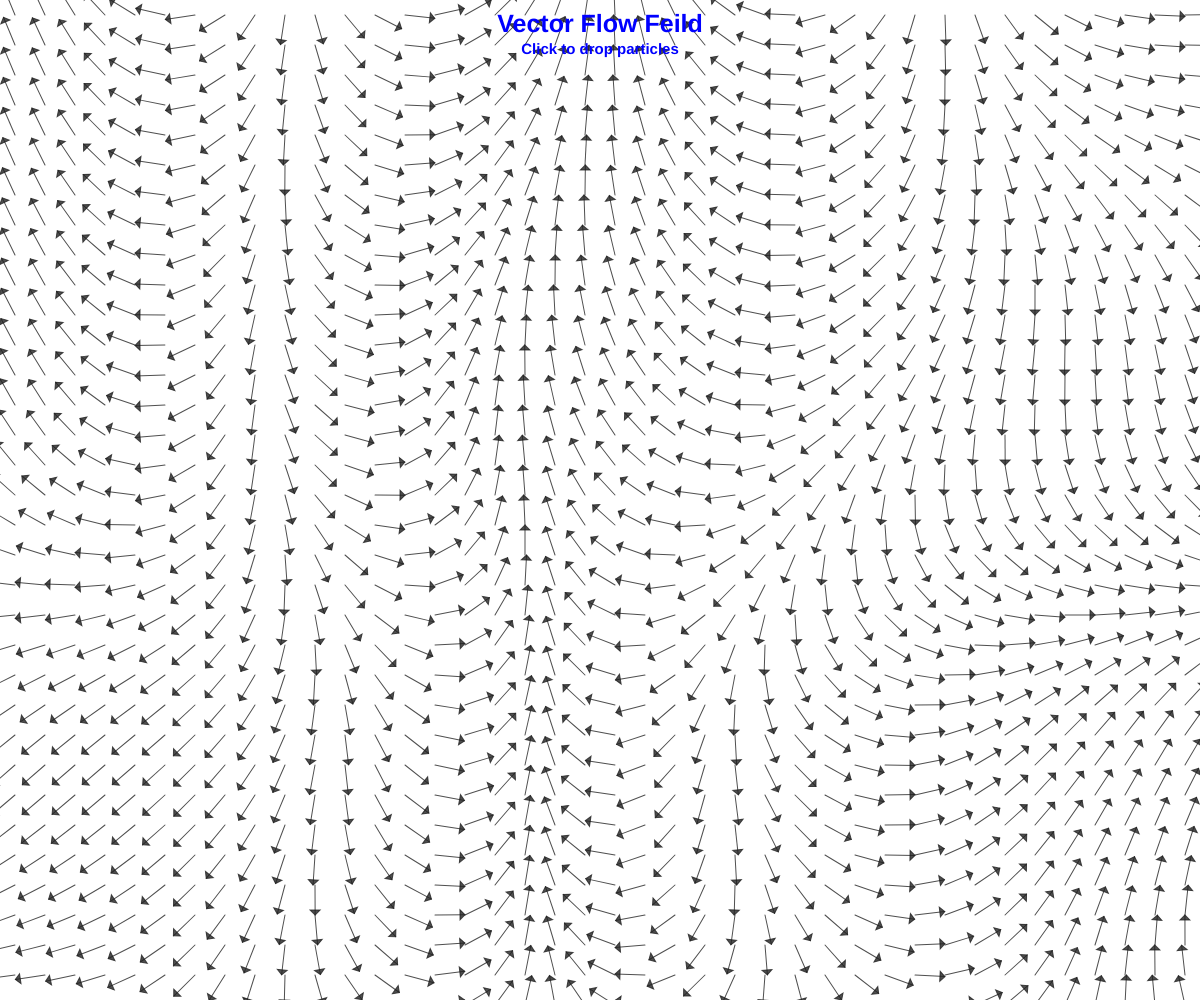
Frame 1 (no input)
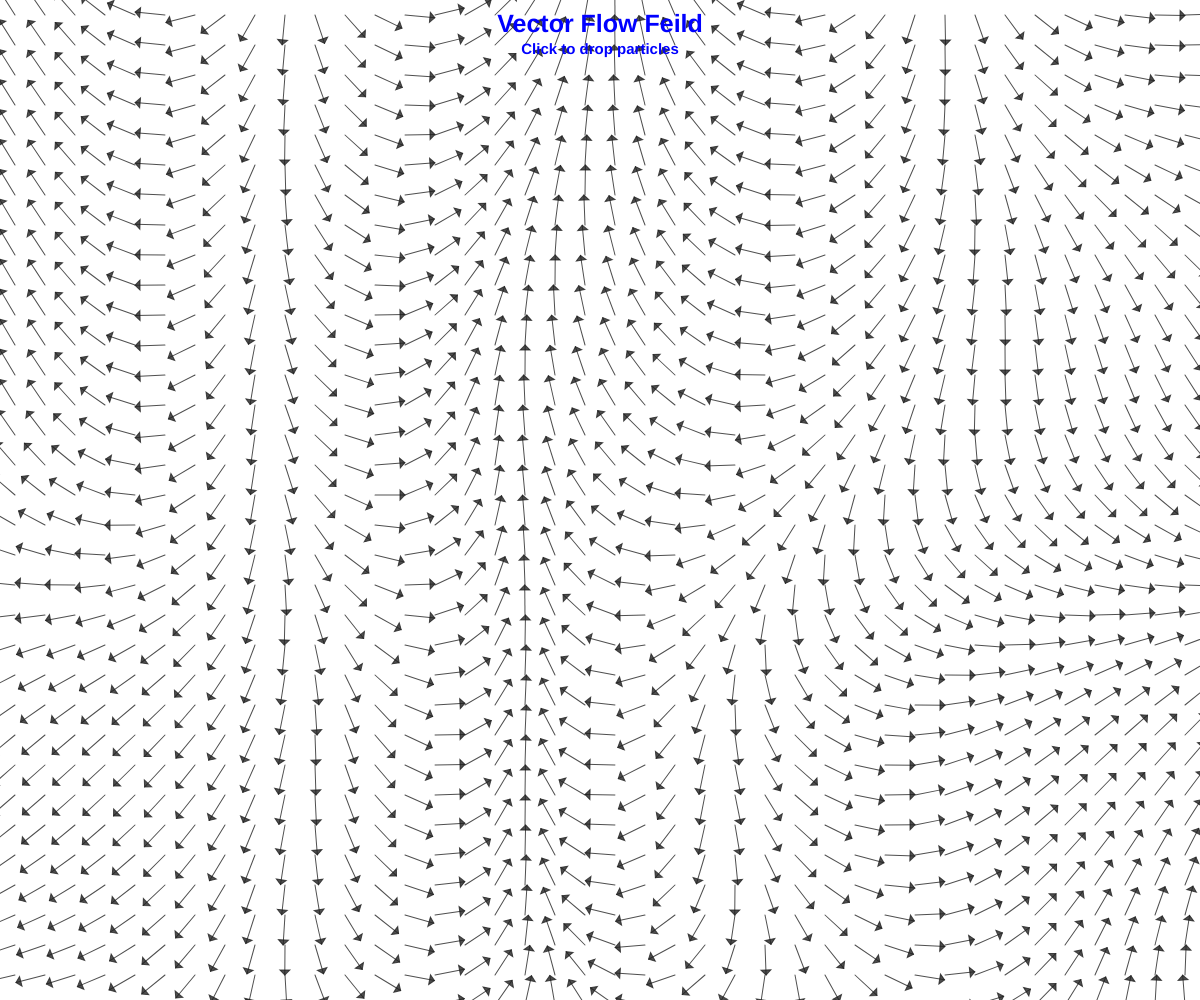
Frame 60 (no input)
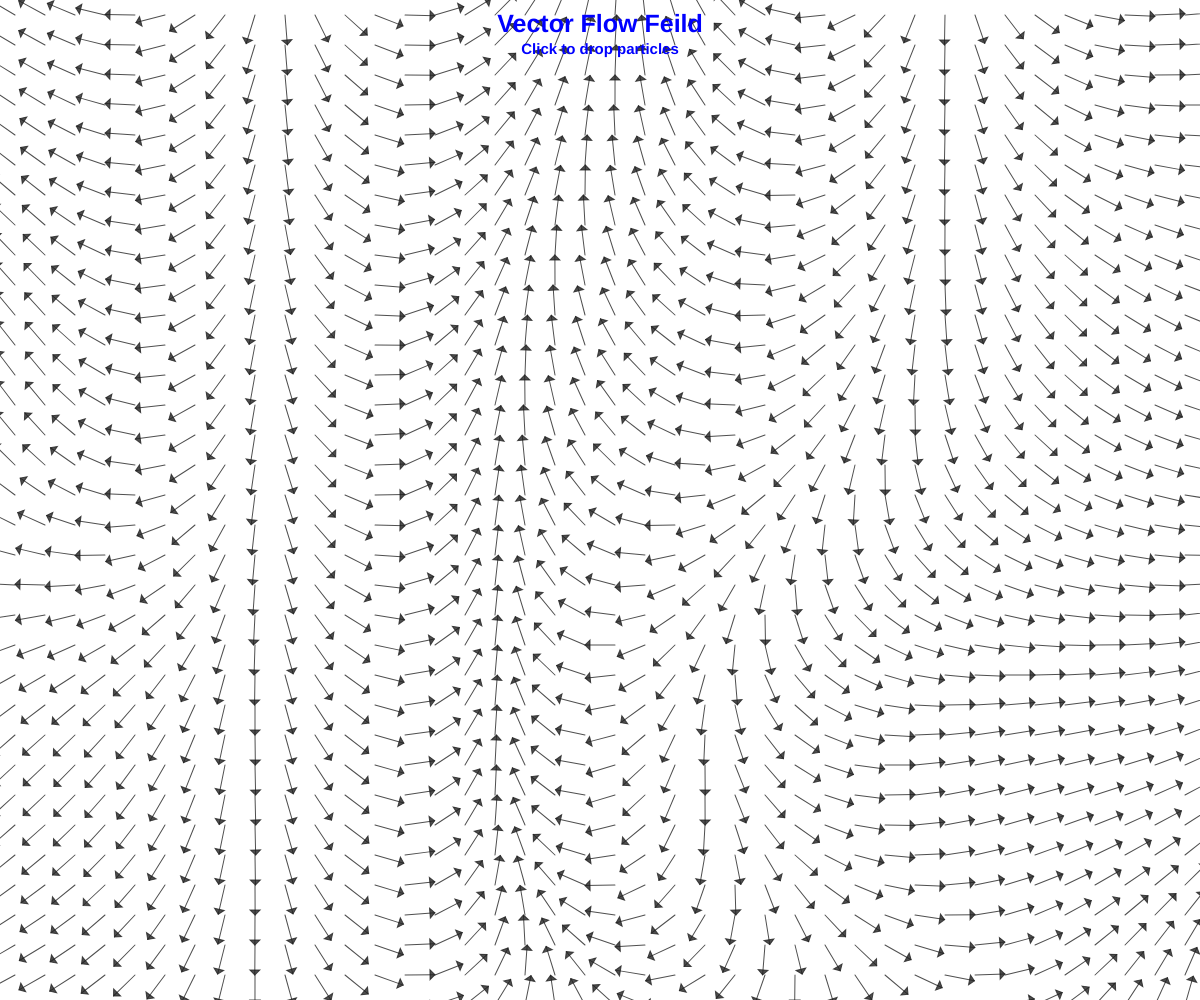
Frame 120 (the mouse pressed at the canvas centre since frame 60)

The p5.js sketch that drew these frames (run headless with seeded random() and noise() and a simulated clock; from frame 60 on, the mouse is pressed at the canvas centre):

// p5.js sketch
// ── sketch.js
let H, W;
let v = [];
let p = [];
let scl = 30;
let z = 0.0005;
let cnv;
function setup() {
  createCanvas(windowWidth, windowHeight);
  H = height / scl;
  W = width / scl;
  for (let i = 0; i < H; i++) {
    for (let j = 0; j < W; j++) {
      let index = i * W + j;
      let a = noise(j / 100, i / 100, z) * TWO_PI * 7;
      v[index] = p5.Vector.fromAngle(a).setMag(1);
    }
  }
  cnv = createGraphics(width, height);
  cnv.fill(0, 0, 255);
  cnv.noStroke();
  cnv.textAlign(CENTER, CENTER);
  cnv.textSize(25);
  cnv.textStyle("bold");
  cnv.text("Vector Flow Feild", width / 2, 25);
  cnv.textSize(15);
  cnv.text("Click to drop particles", width / 2, 50);
}

function draw() {
  background(255);
  for (let i = 0; i < H; i++) {
    for (let j = 0; j < W; j++) {
      let index = i * W + j;
      let y = i * scl;
      let x = j * scl;
      push();
      translate(x + scl / 2, y + scl / 2);
      rotate(v[index].heading());
      stroke(30, 200);
      line(0, 0, scl, 0);
      fill(30, 200);
      beginShape();
      vertex(scl - 5, 5);
      vertex(scl, 0);
      vertex(scl - 5, -5);
      endShape(CLOSE);
      pop();
      let a = noise(j / 100, i / 100, z) * TWO_PI * 7;
      v[index] = p5.Vector.fromAngle(a).setMag(1);
    }
  }
  z += 0.0005;

  strokeWeight(5);
  stroke(0, 0, 255);
  for (let i = 0; i < p.length; i++) {
    let index = floor(p[i].x / scl) + floor(p[i].y / scl) * W;
    p[i].add(v[index]);
    point(p[i].x, p[i].y);
    if (p[i].x > width) p[i].x = 0;
    if (p[i].x < 0) p[i].x = width;
    if (p[i].y > height) p[i].y = 0;
    if (p[i].y < 0) p[i].y = height;
  }
  strokeWeight(1);
  image(cnv, 0, 0);
}
function mouseReleased() {
  let x = createVector(mouseX, mouseY);
  p.push(x);
}
